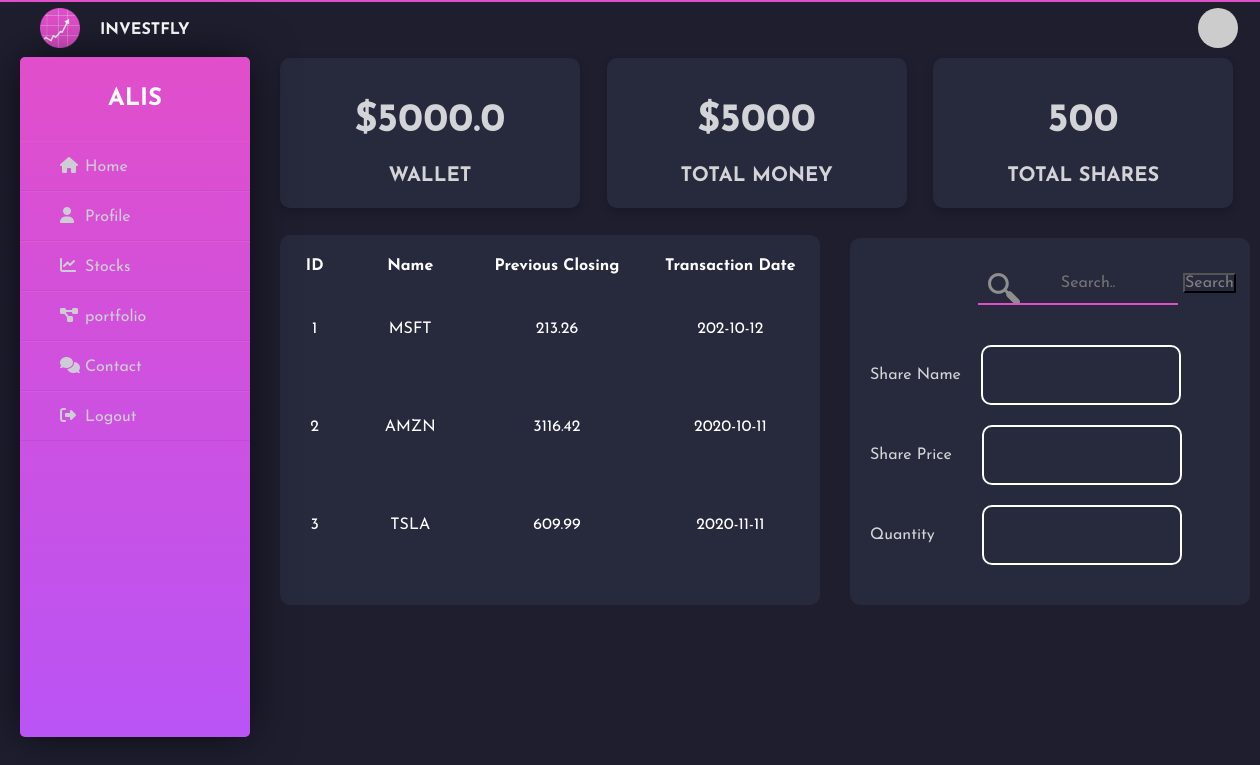
The app's page /dashboard (signed in), older data.
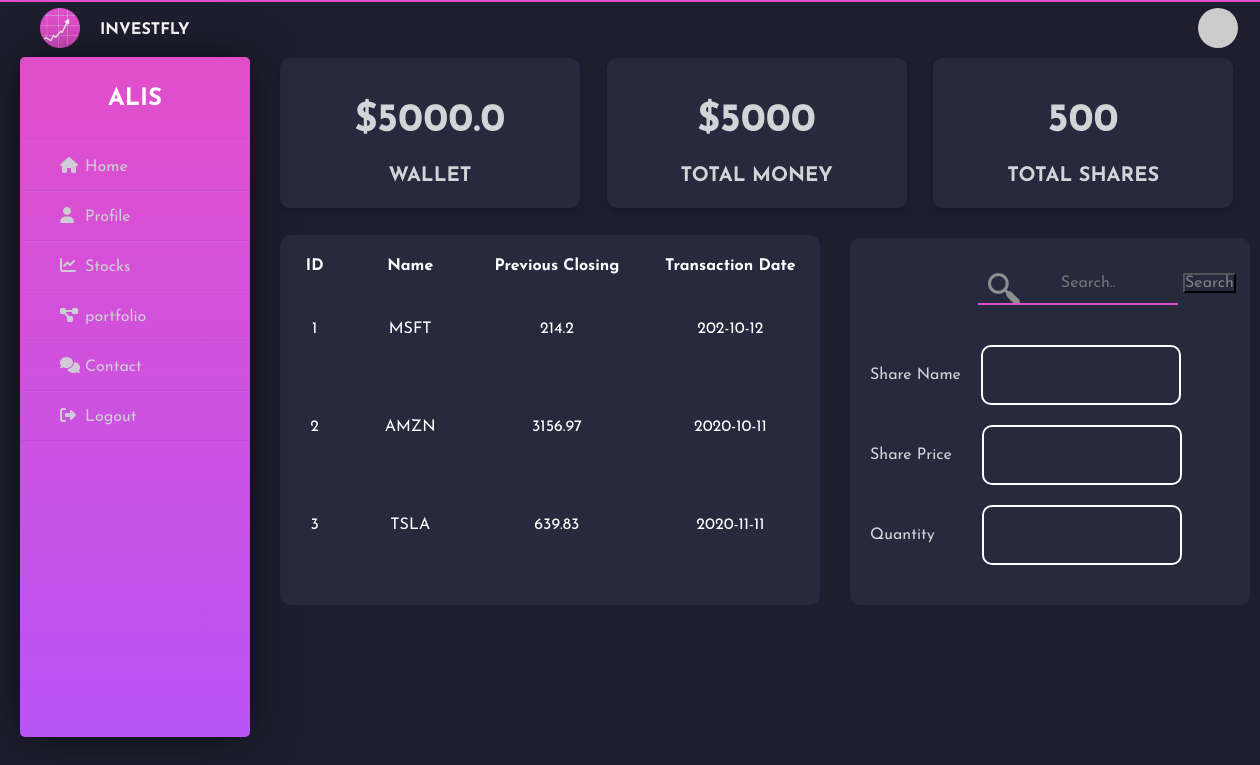
The same page, newer data.
### app/models.py (models this page shows, shortened)
class stock(db.Model):
    id = db.Column(db.Integer, primary_key=True, nullable=False)
    stock_name = db.Column(db.String, nullable=False)
    quantity = db.Column(db.Integer, nullable=False)
    curr_price = db.Column(db.Float, nullable=False)
    transaction_date = db.Column(db.String, nullable=False)
    user_id = db.Column(db.Integer, db.ForeignKey('user_login.id',onupdate='CASCADE',ondelete='CASCADE'), nullable=False)
    def get_list(self):
        return [self.id, self.stock_name, self.curr_price, self.transaction_date]

### app/routes.py (the view)
@app.route('/dashboard', methods = ['GET', 'POST'])
@login_required
def dashboard():
    search_s = SearchForm()
    search_results = ['', '']
    user = user_info.query.filter_by(id=current_user.id).first_or_404()
    u_wallet = wallet.query.filter_by(user_id=current_user.id).first_or_404()
    headings = ['ID', 'Name', 'Previous Closing', 'Transaction Date']
    user_stocks = stock.query.filter_by(user_id=current_user.id).all()
    data = []
    for i in range(len(user_stocks)):
        data.append(user_stocks[i].get_list())
    if search_s.validate_on_submit():
        ticker = yf.Ticker(search_s.search.data)
        ticker_info = ticker.info
        search_results = [search_s.search.data, ticker_info['previousClose'], ticker_info['volume']]
    return render_template('dashboard.html', wallet=u_wallet ,data=data , headings=headings, results=search_results, searches=search_s)

### app/forms.py
class SearchForm(FlaskForm):
    search = StringField('Search..')
    submit = SubmitField('Search')

### app/models.py (called while the page is built)
@app.before_request
def before_request():
    session.permanent = True
    app.permanent_session_lifetime = timedelta(seconds=600)

@login.user_loader
def load_user(id):
    return user_login.query.get(int(id))

    def avatar(self, size):
        digest = md5(self.email.lower().encode('utf-8')).hexdigest()
        return 'https://www.gravatar.com/avatar/{}?d=identicon&s={}'.format(digest, size)

### app/templates/dashboard.html (shortened to what this page needs)
{% extends "base2.html" %}
{% block head %}
	<link rel= "stylesheet" type= "text/css" href= "{{url_for('static',filename='css/dashboard.css')}}">
{% endblock %}
{% block content %}
<div class="row">
    <div class="column">
      <div class="card">
        <div class="container">
        <h1><b>${{ wallet.balance }} </b></h1>
        <h3><b>WALLET</b></h3>
      </div>
     </div>
    </div>
     <div class="column">
      <div class="card">
        <div class="container">
        <h1><b>$5000</b></h1>
        <h3><b>TOTAL MONEY</b></h3>
      </div>
     </div>
    </div>
     <div class="column">
      <div class="card">
        <div class="container">
        <h1><b>500</b></h1>
        <h3><b>TOTAL SHARES</b></h3>
      </div>
     </div>
    </div>
  </div>
  <div class="search-box">
    <form action="" method="post" >
    <div class="shares">
      <div class="example">
        <input type="text" name="search" placeholder="Search..">
        {{searches.submit()}}
  </form>
    </div>
      <div class="data">
        <label class=label1 for="fname">Share Name</label>
        <input class="items" type="text" name="Share Name" placeholder="{{ results[0]}}" disabled>
      </div>
      <div class="data">
        <label class=label2 for="fname">Share Price</label>
        <input class="items" type="text" name="Share Name" placeholder="{{ results[1]}}" disabled>
      </div>
      <div class="data">
        <label class=label3 for="fname">Quantity</label>
        <input class="items" type="text" name="Share Name" placeholder="{{ results[2]}}" disabled>
      </div>
  <div class=row1>
  <table class="table">
    <tr class="tab_head">
        {% for header in headings %}
        <th class="tab_b">{{ header }}</th>
        {% endfor %}
    </tr>
    {% for row in data %}
    <tr>
        {% for cell in row %}
        <td class="tab_body">{{ cell }}</td>
        {% endfor %}
    </tr>
    {% endfor %}
 </table>
  </div>
{% endblock %}

Row changes from the older to the newer data that the page shows:
changed stock "MSFT": curr_price "213.26" → "214.2"
changed stock "AMZN": curr_price "3116.42" → "3156.97"
changed stock "TSLA": curr_price "609.99" → "639.83"
